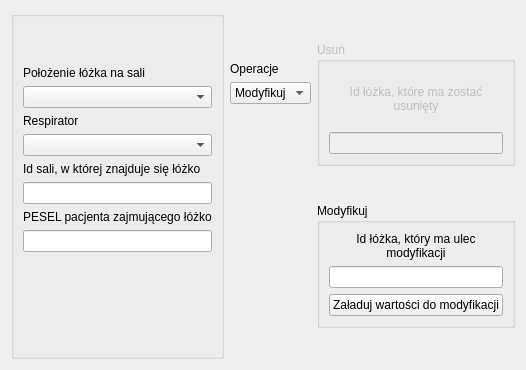
          <widget class="QWidget" name="p_bed_tab">
           <attribute name="title">
            <string>Łóżko</string>
           </attribute>
           <layout class="QGridLayout" name="gridLayout_12" columnstretch="3,1,2">
            <item row="0" column="0">
             <layout class="QVBoxLayout" name="verticalLayout_39">
              <item>
               <widget class="QGroupBox" name="p_bed_gM">
                <property name="title">
                 <string/>
                </property>
                <layout class="QVBoxLayout" name="verticalLayout_40" stretch="0,0,0,0,0,0,0,0,0,3,2">
                 <item>
                  <spacer name="verticalSpacer_70">
                   <property name="orientation">
                    <enum>Qt::Vertical</enum>
                   </property>
                   <property name="sizeHint" stdset="0">
                    <size>
                     <width>20</width>
                     <height>40</height>
                    </size>
                   </property>
                  </spacer>
                 </item>
                 <item>
                  <widget class="QLabel" name="label_81">
                   <property name="text">
                    <string>Położenie łóżka na sali</string>
                   </property>
                  </widget>
                 </item>
                 <item>
                  <widget class="QComboBox" name="p_bed_gM_plc_combo">
                   <item>
                    <property name="text">
                     <string/>
                    </property>
                   </item>
                   <item>
                    <property name="text">
                     <string>Przy oknie</string>
                    </property>
                   </item>
                   <item>
                    <property name="text">
                     <string>Przy ścianie</string>
                    </property>
                   </item>
                   <item>
                    <property name="text">
                     <string>Przy drzwiach</string>
                    </property>
                   </item>
                  </widget>
                 </item>
                 <item>
                  <widget class="QLabel" name="label_82">
                   <property name="text">
                    <string>Respirator</string>
                   </property>
                  </widget>
                 </item>
                 <item>
                  <widget class="QComboBox" name="p_bed_gM_res_combo">
                   <item>
                    <property name="text">
                     <string/>
                    </property>
                   </item>
                   <item>
                    <property name="text">
                     <string>Tak</string>
                    </property>
                   </item>
                   <item>
                    <property name="text">
                     <string>Nie</string>
                    </property>
                   </item>
                  </widget>
                 </item>
                 <item>
                  <widget class="QLabel" name="label_29">
                   <property name="text">
                    <string>Id sali, w której znajduje się łóżko</string>
                   </property>
                  </widget>
                 </item>
                 <item>
                  <widget class="QLineEdit" name="p_bed_gM_idsali_edit"/>
                 </item>
                 <item>
                  <widget class="QLabel" name="label_83">
                   <property name="text">
                    <string>PESEL pacjenta zajmującego łóżko</string>
                   </property>
                  </widget>
                 </item>
                 <item>
                  <widget class="QLineEdit" name="p_bed_gM_pesel_edit"/>
                 </item>
                 <item>
                  <spacer name="verticalSpacer_71">
                   <property name="orientation">
                    <enum>Qt::Vertical</enum>
                   </property>
                   <property name="sizeHint" stdset="0">
                    <size>
                     <width>20</width>
                     <height>40</height>
                    </size>
                   </property>
                  </spacer>
                 </item>
                 <item>
                  <widget class="QLabel" name="p_bed_gM_notif_label">
                   <property name="font">
                    <font>
                     <family>Arial</family>
                     <pointsize>10</pointsize>
                    </font>
                   </property>
                   <property name="text">
                    <string>&lt;html&gt;&lt;head/&gt;&lt;body&gt;&lt;p&gt;&lt;br/&gt;&lt;/p&gt;&lt;/body&gt;&lt;/html&gt;</string>
                   </property>
                   <property name="wordWrap">
                    <bool>true</bool>
                   </property>
                  </widget>
                 </item>
                </layout>
               </widget>
              </item>
             </layout>
            </item>
            <item row="0" column="1">
             <layout class="QVBoxLayout" name="verticalLayout_44" stretch="1,0,0,5">
              <item>
               <spacer name="verticalSpacer_20">
                <property name="orientation">
                 <enum>Qt::Vertical</enum>
                </property>
                <property name="sizeHint" stdset="0">
                 <size>
                  <width>20</width>
                  <height>40</height>
                 </size>
                </property>
               </spacer>
              </item>
              <item>
               <widget class="QLabel" name="label_28">
                <property name="text">
                 <string>Operacje</string>
                </property>
               </widget>
              </item>
              <item>
               <widget class="QComboBox" name="p_bed_oper_combo">
                <item>
                 <property name="text">
                  <string>Modyfikuj</string>
                 </property>
                </item>
               </widget>
              </item>
              <item>
               <spacer name="verticalSpacer_21">
                <property name="orientation">
                 <enum>Qt::Vertical</enum>
                </property>
                <property name="sizeHint" stdset="0">
                 <size>
                  <width>20</width>
                  <height>40</height>
                 </size>
                </property>
               </spacer>
              </item>
             </layout>
            </item>
            <item row="0" column="2">
             <layout class="QVBoxLayout" name="verticalLayout_41" stretch="1,4,1,4,1">
              <item>
               <spacer name="verticalSpacer_72">
                <property name="orientation">
                 <enum>Qt::Vertical</enum>
                </property>
                <property name="sizeHint" stdset="0">
                 <size>
                  <width>20</width>
                  <height>40</height>
                 </size>
                </property>
               </spacer>
              </item>
              <item>
               <widget class="QGroupBox" name="p_bed_gU">
                <property name="enabled">
                 <bool>false</bool>
                </property>
                <property name="title">
                 <string>Usuń</string>
                </property>
                <layout class="QVBoxLayout" name="verticalLayout_42">
                 <item>
                  <widget class="QLabel" name="label_26">
                   <property name="text">
                    <string>Id łóżka, które ma zostać usunięty</string>
                   </property>
                   <property name="alignment">
                    <set>Qt::AlignCenter</set>
                   </property>
                   <property name="wordWrap">
                    <bool>true</bool>
                   </property>
                  </widget>
                 </item>
                 <item>
                  <widget class="QLineEdit" name="p_bed_gU_idbed_edit"/>
                 </item>
                </layout>
               </widget>
              </item>
              <item>
               <spacer name="verticalSpacer_73">
                <property name="orientation">
                 <enum>Qt::Vertical</enum>
                </property>
                <property name="sizeHint" stdset="0">
                 <size>
                  <width>20</width>
                  <height>40</height>
                 </size>
                </property>
               </spacer>
              </item>
              <item>
               <widget class="QGroupBox" name="p_bed_gMod">
                <property name="title">
                 <string>Modyfikuj</string>
                </property>
                <layout class="QVBoxLayout" name="verticalLayout_43" stretch="2,1,1">
                 <item>
                  <widget class="QLabel" name="label_27">
                   <property name="text">
                    <string>Id łóżka, który ma ulec modyfikacji</string>
                   </property>
                   <property name="alignment">
                    <set>Qt::AlignCenter</set>
                   </property>
                   <property name="wordWrap">
                    <bool>true</bool>
                   </property>
                  </widget>
                 </item>
                 <item>
                  <widget class="QLineEdit" name="p_bed_gMod_idbed_edit"/>
                 </item>
                 <item>
                  <widget class="QPushButton" name="p_bed_gMod_butt">
                   <property name="text">
                    <string>Załaduj wartości do modyfikacji</string>
                   </property>
                  </widget>
                 </item>
                </layout>
               </widget>
              </item>
              <item>
               <spacer name="verticalSpacer_74">
                <property name="orientation">
                 <enum>Qt::Vertical</enum>
                </property>
                <property name="sizeHint" stdset="0">
                 <size>
                  <width>20</width>
                  <height>40</height>
                 </size>
                </property>
               </spacer>
              </item>
             </layout>
            </item>
           </layout>
          </widget>
